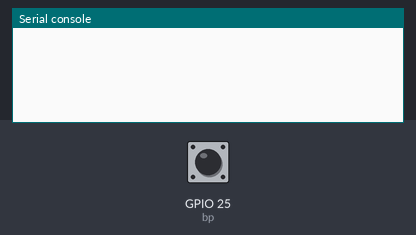
Bench run of a program on a simulated ESP32 board running MicroPython. On the bench: the last lines printed to the serial console. The test bench sets the inputs (shaded band); at power-on: GPIO 25 (bp) HIGH.

Above: at 1.2 s.
1.3 s: GPIO 25 (bp) driven LOW
At 2.5 s:
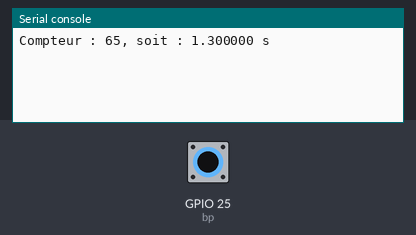
2.8 s: GPIO 25 (bp) pulsed HIGH 2 times (0.12 s each, 0.3 s apart)
At 3.7 s:
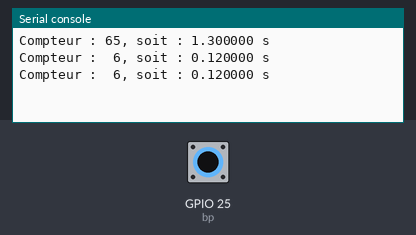

The program:

lecture-bp-temps-bloquant.py
```python
from machine import Pin
from time import sleep

bp = Pin(25, Pin.IN)
compt_temps = 0

for t in range(5):           # on fait juste 5 cycles appui/relachement
    while not bp.value() :  # on attend l'appui sur le bp
        sleep(.02)           # on attend 20 ms, 50 boucles/s suffisant
    compt_temps = 0
    while bp.value() :      # on attend l'appui sur le bp
        compt_temps += 1     # on incremente toutes les 20 ms
        sleep(.02)           # delai entre deux boucles
    print("Compteur : {0:2d}, soit : {1:2f} s".\
          format(compt_temps, compt_temps/50))
```

Measured:
- after the input at 1.3 s, the serial console: prints a new line at once (image 1)
- after the input at 2.8 s, the serial console: prints a new line after 0.12 s (image 2)
